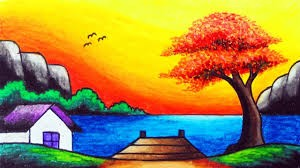
#> input picture 3RD EXPERIMENT/image.jpg, 300 x 168 px, found by its file name
$ python opencv_test.py
#> lines starting #> are read from the running program, lines starting #| are printed output that depends on the picture
import cv2

img = cv2.imread("3rd experiment/image.jpg")
#> img is the input picture: shape (168, 300, 3); mean B, G, R 71.8, 138.7, 162.1

if img is None:
    print("Image not found!")
else:
    gray = cv2.cvtColor(img, cv2.COLOR_BGR2GRAY)
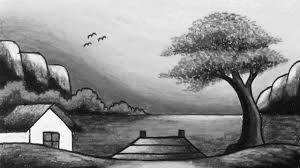
#> gray: shape (168, 300); min 2, max 254, mean 138.1
    blur = cv2.GaussianBlur(gray, (5, 5), 0)
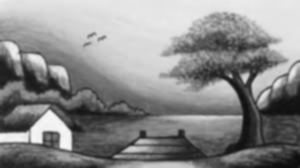
#> blur: shape (168, 300); min 12, max 246, mean 138.1
    edges = cv2.Canny(blur, 100, 200)
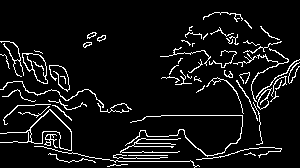
#> edges: shape (168, 300); 7.3% white in thin lines or dots

    cv2.imshow("Original", img)
    cv2.imshow("Canny", edges)

    cv2.imwrite("3rd experiment/canny_result.jpg", edges)

    cv2.waitKey(0)
    cv2.destroyAllWindows()
